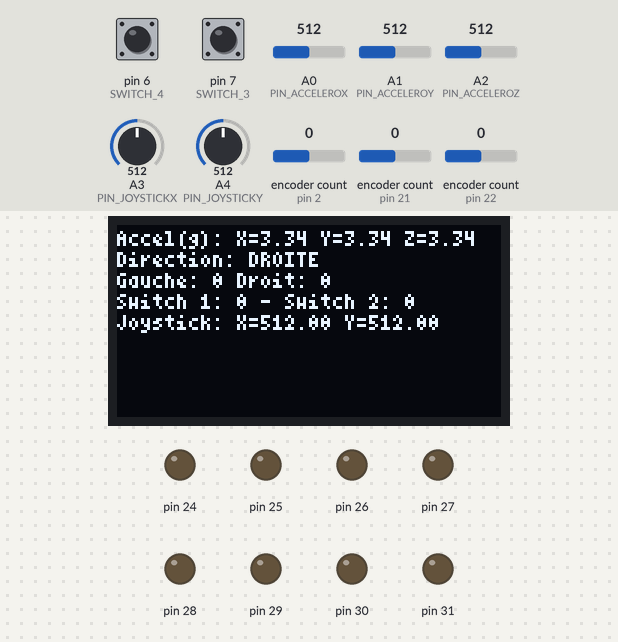
A program run on a simulated Arduino Mega 2560, built with avr-gcc and run on an emulated ATmega2560. On the bench: 128×64 one-colour display, output pins drawn as LEDs (lit = HIGH). The inputs (shaded band) are chosen by the test bench; at power-on: A0 (PIN_ACCELEROX) = 512, A1 (PIN_ACCELEROY) = 512, pin 6 (SWITCH_4) HIGH, pin 7 (SWITCH_3) HIGH, A2 (PIN_ACCELEROZ) = 512, A3 (PIN_JOYSTICKX) = 512, A4 (PIN_JOYSTICKY) = 512, encoder count (sensors on pin 2, pin 21, pin 22) 0.

Above: at 1.2 s.
1.3 s: A0 (PIN_ACCELEROX) set to 353
At 2.0 s:
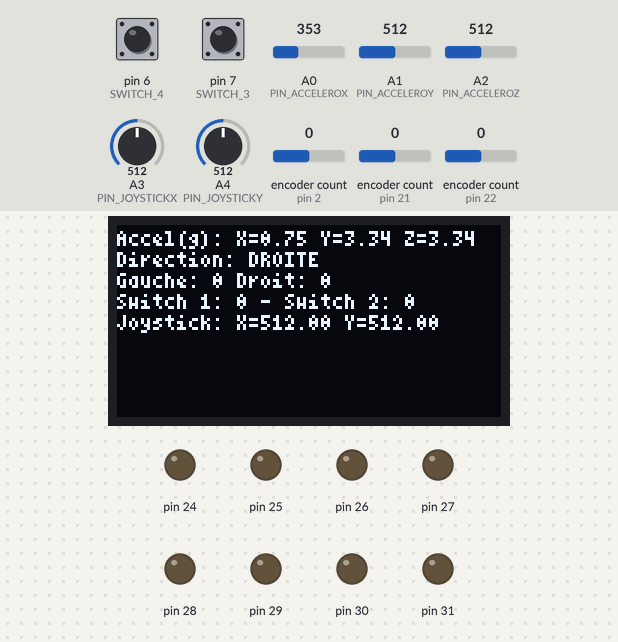
3.0 s: A0 (PIN_ACCELEROX) set to 323
At 4.0 s:
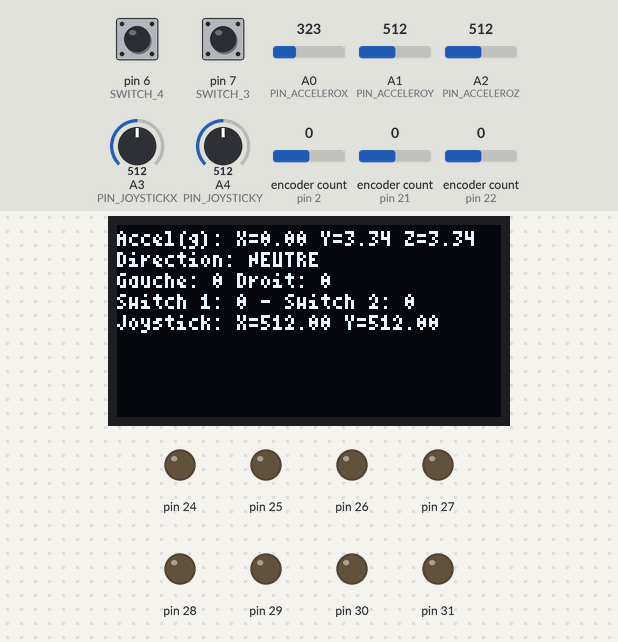
4.7 s: A0 (PIN_ACCELEROX) set to 309
6.2 s: A0 (PIN_ACCELEROX) set to 290
At 6.6 s:
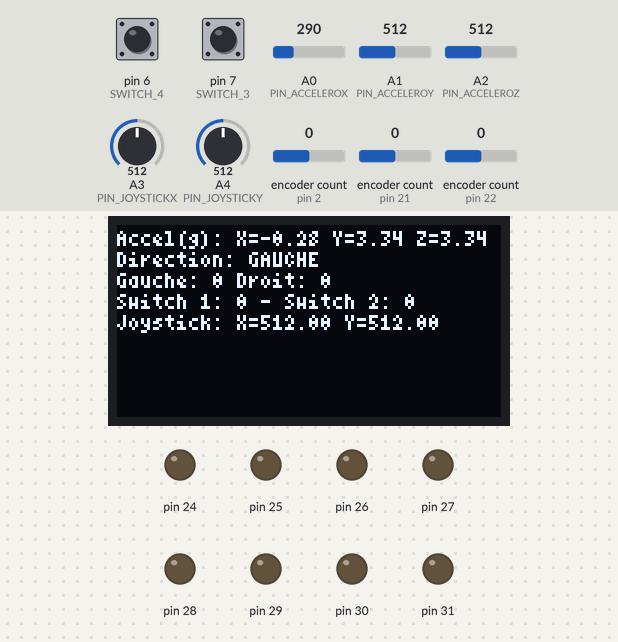
7.8 s: A1 (PIN_ACCELEROY) set to 30
At 8.8 s:
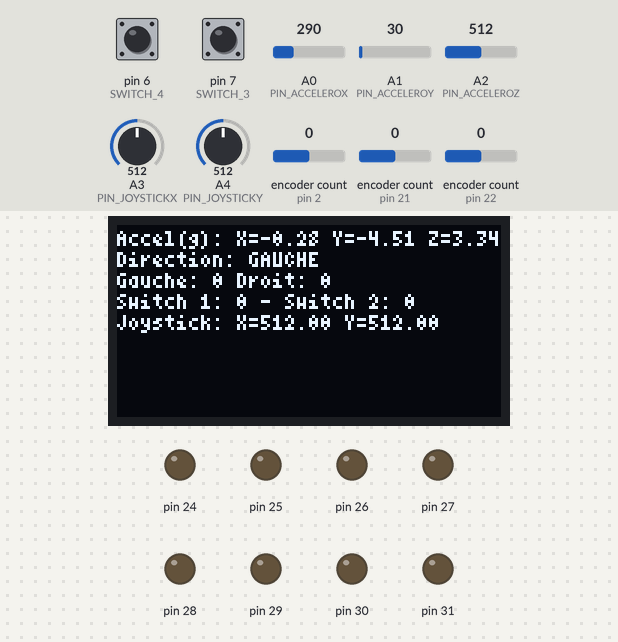
9.5 s: pin 6 (SWITCH_4) pulled LOW for 0.15 s
Timing chart, 0 to 12.3 s (numbered marks = the images above; inputs shaded):
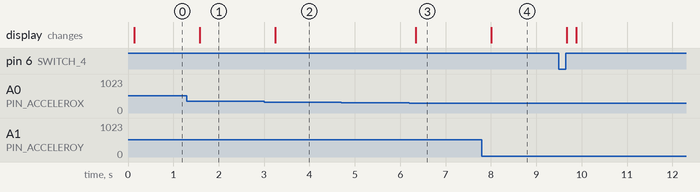

Measured:
- the behaviour switches between 338 and 337 on A0 (PIN_ACCELEROX) (found by bisection; images 1 and 2)
- the behaviour switches between 297 and 296 on A0 (PIN_ACCELEROX) (found by bisection; images 2 and 3)
- after the input at 1.3 s, the display: changes after 0.29 s (image 1)
- after the input at 3.0 s, the display: changes after 0.24 s (image 2)
- after the input at 4.7 s, every drawn part: stays the same
- after the input at 6.2 s, the display: changes after 0.15 s (image 3)
- after the input at 7.8 s, the display: changes after 0.21 s (image 4)

The program:

main.cpp
```cpp
#include <Arduino.h>
#include "acquisition.h"
#include "traitement.h"

#include <U8g2lib.h>

 //SW SPI: (rotation, clock, data, cs, dc, reset)
U8G2_SSD1309_128X64_NONAME0_F_4W_SW_SPI u8g2(
  U8G2_R0,
  13,   //clock
  11,   //data
  10,   //cs
  9,   //dc
  8   //reset
);


//Pin bargraph
const int bar1 = 22;
const int bar2 = 23;
const int bar3 = 24;
const int bar4 = 25;
const int bar5 = 26;
const int bar6 = 27;
const int bar7 = 28;
const int bar8 = 29;
const int bar9 = 30;
const int bar10 = 31;


void setup() {
  Serial.begin(9600);
  setupCapteurs();

  for(int i = bar1; i <= bar10; i++) {
    pinMode(i, OUTPUT);
    digitalWrite(i, LOW);
  }

  u8g2.begin();
  u8g2.clearBuffer();
}

void loop() {
  u8g2.clearBuffer();
  //uint8_t val = traitementJoystick();
  //Serial.println(val, BIN);


  Encodeur enc = capterEncodeurs();
  String encStr = "Gauche: " + String(enc.valeurGauche) + " Droit: " + String(enc.valeurDroite);

  DirectionAccel valAccel = traitement_acceleration();
  String dirStr = "Direction: ";
  if (valAccel.direction == NEUTRE) {
    dirStr += "NEUTRE";
  } else if (valAccel.direction == GAUCHE) {
    dirStr += "GAUCHE";
  } else if (valAccel.direction == DROITE) {
    dirStr += "DROITE";
  }
  String accelStr = "Accel(g): X=" + String(valAccel.valeursAccel[0], 2) + " Y=" + String(valAccel.valeursAccel[1], 2) + " Z=" + String(valAccel.valeursAccel[2], 2);

  Bouton bouton = capterSwitch();
  String switchStr = "Switch 1: " + String(bouton.switch3) + " - Switch 2: " + String(bouton.switch4);

  Joystick joy = capterJoy();
  String joyStr = "Joystick: X=" + String(joy.x) + " Y=" + String(joy.y);


  // update bargraph according to left encoder (4 counts per step)
  // compute how many bars should be lit (0–10)
  long count = enc.valeurGauche / 4;          // each 4 increments = one bar
  if (count < 0) count = 0;
  if (count > 10) count = 10;
  for (int pin = bar1; pin <= bar10; pin++) {
    int idx = pin - bar1;                     // 0-based index of bar
    digitalWrite(pin, (idx < count) ? HIGH : LOW);
  }


  u8g2.setFont(u8g2_font_4x6_tr);
  u8g2.drawStr(0, 7, accelStr.c_str());
  u8g2.drawStr(0, 14, dirStr.c_str());
  u8g2.drawStr(0, 21, encStr.c_str());
  u8g2.drawStr(0, 28, switchStr.c_str());
  u8g2.drawStr(0, 35, joyStr.c_str());
  u8g2.sendBuffer();

  delay(100); // pause before repeating


}
```

acquisition.cpp
```cpp
//Fichier CPP pour les fonctions d'acquisition de donnée

#include "acquisition.h"

Encoder EncodeurGauche(PIN_ENCODEUR1A,PIN_ENCODEUR1B);
Encoder EncodeurDroite(PIN_ENCODEUR2A,PIN_ENCODEUR2B);

//Fonction pour init les pins pour les capteurs
void setupCapteurs()
{
    //Init Pins Encodeurs volants
    pinMode(PIN_ENCODEUR1A,INPUT);
    pinMode(PIN_ENCODEUR1B,INPUT);
    pinMode(PIN_ENCODEUR2A,INPUT);
    pinMode(PIN_ENCODEUR2B,INPUT);

    //Init Pins Potentiomètre Joystick
    pinMode(PIN_JOYSTICKX,INPUT);
    pinMode(PIN_JOYSTICKY,INPUT);

    //Init Pins Accéléromètre (Peut-être à enlever)
    pinMode(PIN_ACCELEROX,INPUT);
    pinMode(PIN_ACCELEROY,INPUT);
    pinMode(PIN_ACCELEROZ,INPUT);

    //Init Pins Switches
    pinMode(SWITCH_1,INPUT_PULLUP);
    pinMode(SWITCH_2,INPUT_PULLUP);
    pinMode(SWITCH_3,INPUT_PULLUP);
    pinMode(SWITCH_4,INPUT_PULLUP);
}

//Fonction pour lire les accélérations des axes XYZ
Acceleration capterAccel()
{
    Acceleration accel;
    accel.x = analogRead(PIN_ACCELEROX) * 5 / 1023.0;
    accel.y = analogRead(PIN_ACCELEROY) * 5 / 1023.0;
    accel.z = analogRead(PIN_ACCELEROZ) * 5 / 1023.0;
    return accel;
}

Encodeur capterEncodeurs() {

    Encodeur encode;
    encode.valeurGauche = EncodeurGauche.read();
    encode.valeurDroite = EncodeurDroite.read();
    return encode;
}

Joystick capterJoy()
{
    Joystick joy;
    joy.x = analogRead(PIN_JOYSTICKX);
    joy.y = analogRead(PIN_JOYSTICKY);
    return joy;
}

Bouton capterSwitch()
{
    Bouton bouton;
    bouton.switch1 = !(digitalRead(SWITCH_1));
    bouton.switch2 = !(digitalRead(SWITCH_2));
    bouton.switch3 = !(digitalRead(SWITCH_3));
    bouton.switch4 = !(digitalRead(SWITCH_4));
    return bouton;
}

    
```

acquisition.h
```cpp
//Fichier d'entête pour les fonctions d'acquisition de données pour les capteurs du volant

#ifndef ACQUISITION_H
#define ACQUISITION_H

#include <arduino.h>
#include <Encoder.h>

//Structure pour les valeurs de retour d'accélération
struct Acceleration {
    float x;
    float y;
    float z;
};

struct Encodeur {
    long valeurGauche;
    long valeurDroite;
};

//Structure pour les valeurs de joysticks
struct Joystick {
    float x;
    float y;
};

struct Bouton {
    bool switch1;
    bool switch2;
    bool switch3;
    bool switch4;
};


//Pins Encodeur
const int PIN_ENCODEUR1A = 21;
const int PIN_ENCODEUR1B = 20;
const int PIN_ENCODEUR2A = 22;
const int PIN_ENCODEUR2B = 23;

//Pins Joystick
const int PIN_JOYSTICKX = A3;
const int PIN_JOYSTICKY = A4;

//Pins Accéléromètre
const int PIN_ACCELEROX = A0;
const int PIN_ACCELEROY = A1;
const int PIN_ACCELEROZ = A2;

//Pins Switch
const int SWITCH_1 = 9;
const int SWITCH_2 = 8;
const int SWITCH_3 = 7;
const int SWITCH_4 = 6;

//Fonction Init Pins
void setupCapteurs();

//Fonction pour capter les valeurs d'accélération XYZ
Acceleration capterAccel();

//Fonction pour lire les encodeurs
Encodeur capterEncodeurs();

//Fonction pour acquisitionner les valeurs de joysticks
Joystick capterJoy();

Bouton capterSwitch();

#endif 
```

arduino_base.cpp
```cpp
#include "arduino_base.h"

//Init Objet Encodeur
Encoder E_BASE(PIN_ENCODEURBASE1,PIN_ENCODEURBASE2);

long capterEncodeurBase()
{
    return E_BASE.read();
}
```

arduino_base.h
```cpp
#ifndef ACQUISITION_BASE_H
#define ACQUISITION_BASE_H

#include <Encoder.h>

const int PIN_ENCODEURBASE1 = 2;
const int PIN_ENCODEURBASE2 = 3;

#endif
```

audit1.cpp
```cpp

```

test_ecran.cpp
```cpp
/*
#include <U8g2lib.h>

 //SW SPI: (rotation, clock, data, cs, dc, reset)
U8G2_SSD1309_128X64_NONAME0_F_4W_SW_SPI u8g2(
  U8G2_R0,
  13,   //clock
  11,   //data
  10,   //cs
  9,   //dc
  8   //reset
);


int i = 0;

unsigned long previousMillis = 0;  // will store last time LED was updated

// constants won't change:
const long interval = 100;

int y_speed = 60;

const char* str = "0";
char buf[8];

void setup() {
  u8g2.begin();
  u8g2.clearBuffer();
  Serial.begin(9600);
}


void loop() {

  unsigned long currentMillis = millis();

  if (currentMillis - previousMillis >= interval) {
    previousMillis = currentMillis;  // <-- this was missing

    itoa(i, buf, 10);

    u8g2.clearBuffer();
    u8g2.setFont(u8g2_font_logisoso32_tn);
    int w = u8g2.getStrWidth(buf);
    int x_speed = (128 - w) / 2;

    int x_right = x_speed + w;
    int x_unit = x_right + 5;


    u8g2.drawStr(x_speed, 60, buf);


    u8g2.setFont(u8g2_font_6x12_tr);
    u8g2.drawStr(x_unit, 50, "KM/H");

    u8g2.sendBuffer();

    i++;
    if (i > 119) i = 0;
  }
}
*/
```

traitement.cpp
```cpp
#include "traitement.h"
#include <math.h>  // for fabsf

uint8_t traitementJoystick() {
    Joystick val = capterJoy();
    if (val.y > joy_mid + joy_deadzone) {
        return 0b001; //Haut
    } else if (val.y < joy_mid - joy_deadzone) {
        return 0b010; //Bas
    } else if (val.x > joy_mid + joy_deadzone) {
        return 0b011; //Gauche
    } else if (val.x < joy_mid - joy_deadzone) {
        return 0b100; //Droite
    } else {
        return 0b000;
    }

}

//Fonction qui prend les valeurs d'accélération en tension et retourne un struct contenant les valeurs d'accélération en g et la direction que la manette tourne en valeur numérique
DirectionAccel traitement_acceleration()
{
    //Initialisation variables
    float ratio_V_en_G = 0.3;
    Acceleration acc_en_g = capterAccel();
    float XYZ[3] = {acc_en_g.x,acc_en_g.y,acc_en_g.z}; //Extraction valeurs accel XYZ
    float XYZ_en_g[3];
    int i;
    DirectionAccel valAccel;

    //Conversion V en g
    for(i=0;i<3;i++){
        if(XYZ[i]<1.45 || XYZ[i]>1.65){
            XYZ_en_g[i] = (XYZ[i]-V_0g)/ratio_V_en_G;
            valAccel.valeursAccel[i] = XYZ_en_g[i];
        }
        else{
            XYZ_en_g[i] = 0.0;
            valAccel.valeursAccel[i] = XYZ_en_g[i];
        }
    }

    //Détection direction accelération
    if(XYZ_en_g[0]<0){
        valAccel.direction = GAUCHE;
    }
    else if(XYZ_en_g[0]>0){
        valAccel.direction = DROITE;
    }
    else {
        valAccel.direction = NEUTRE;
    }

    return valAccel;
}
```

traitement.h
```cpp
//Fichier d'entête pour les fonctions d'acquisition de données pour les capteurs du volant

#ifndef TRAITEMENT_H
#define TRAITEMENT_H

#include "acquisition.h"

//enum pour la direction du volant
enum Direction {NEUTRE = 0, GAUCHE = 1, DROITE = 2};

const int joy_deadzone = 50;
const int joy_mid = 512;

const float V_0g = 1.5; // 0g +/- 0.15V

struct DirectionAccel {
    float valeursAccel[3];
    Direction direction;
};

uint8_t traitementJoystick();
DirectionAccel traitement_acceleration();


#endif
```
